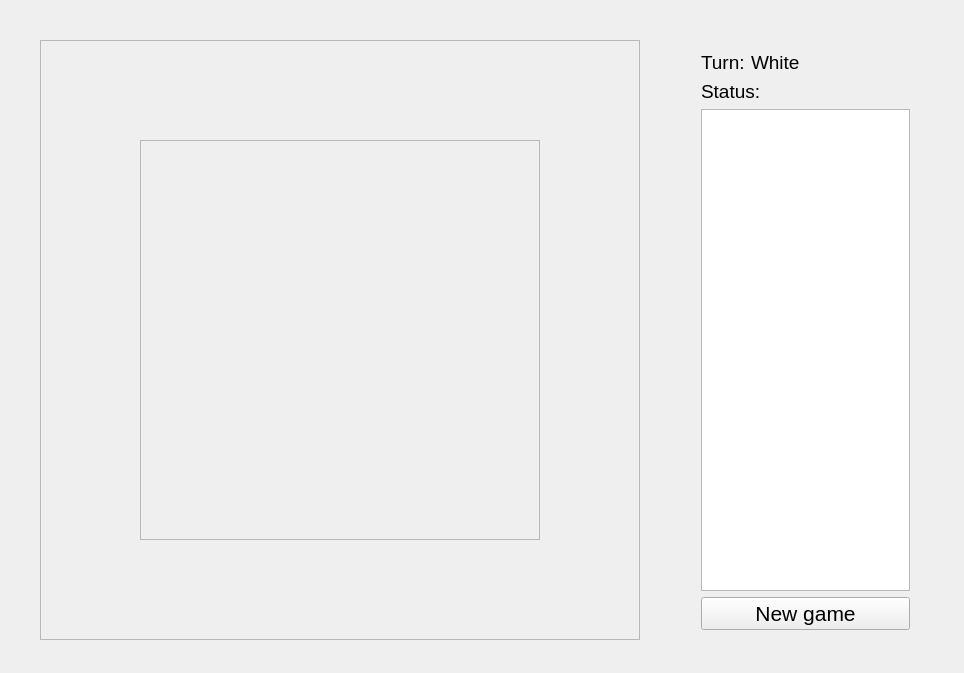
<?xml version="1.0" encoding="UTF-8"?>
<ui version="4.0">
 <class>Widget</class>
 <widget class="QWidget" name="Widget">
  <property name="geometry">
   <rect>
    <x>0</x>
    <y>0</y>
    <width>964</width>
    <height>673</height>
   </rect>
  </property>
  <property name="windowTitle">
   <string>Widget</string>
  </property>
  <widget class="QFrame" name="frame">
   <property name="geometry">
    <rect>
     <x>40</x>
     <y>40</y>
     <width>600</width>
     <height>600</height>
    </rect>
   </property>
   <property name="frameShape">
    <enum>QFrame::StyledPanel</enum>
   </property>
   <property name="frameShadow">
    <enum>QFrame::Raised</enum>
   </property>
   <widget class="QFrame" name="chessboard_frame">
    <property name="geometry">
     <rect>
      <x>100</x>
      <y>100</y>
      <width>400</width>
      <height>400</height>
     </rect>
    </property>
    <property name="frameShape">
     <enum>QFrame::StyledPanel</enum>
    </property>
    <property name="frameShadow">
     <enum>QFrame::Raised</enum>
    </property>
   </widget>
  </widget>
  <widget class="QWidget" name="">
   <property name="geometry">
    <rect>
     <x>690</x>
     <y>40</y>
     <width>231</width>
     <height>601</height>
    </rect>
   </property>
   <layout class="QVBoxLayout" name="verticalLayout">
    <item>
     <layout class="QHBoxLayout" name="horizontalLayout">
      <item>
       <widget class="QLabel" name="label">
        <property name="font">
         <font>
          <pointsize>14</pointsize>
         </font>
        </property>
        <property name="text">
         <string>Turn:</string>
        </property>
       </widget>
      </item>
      <item>
       <widget class="QLabel" name="turn_label">
        <property name="font">
         <font>
          <pointsize>14</pointsize>
         </font>
        </property>
        <property name="text">
         <string>White</string>
        </property>
       </widget>
      </item>
      <item>
       <spacer name="horizontalSpacer">
        <property name="orientation">
         <enum>Qt::Horizontal</enum>
        </property>
        <property name="sizeHint" stdset="0">
         <size>
          <width>40</width>
          <height>20</height>
         </size>
        </property>
       </spacer>
      </item>
     </layout>
    </item>
    <item>
     <layout class="QHBoxLayout" name="horizontalLayout_2">
      <item>
       <widget class="QLabel" name="label_3">
        <property name="font">
         <font>
          <pointsize>14</pointsize>
         </font>
        </property>
        <property name="text">
         <string>Status:</string>
        </property>
       </widget>
      </item>
      <item>
       <widget class="QLabel" name="status_label">
        <property name="font">
         <font>
          <pointsize>14</pointsize>
         </font>
        </property>
        <property name="text">
         <string/>
        </property>
       </widget>
      </item>
      <item>
       <spacer name="horizontalSpacer_2">
        <property name="orientation">
         <enum>Qt::Horizontal</enum>
        </property>
        <property name="sizeHint" stdset="0">
         <size>
          <width>40</width>
          <height>20</height>
         </size>
        </property>
       </spacer>
      </item>
     </layout>
    </item>
    <item>
     <widget class="QListView" name="listView"/>
    </item>
    <item>
     <widget class="QPushButton" name="pushButton">
      <property name="font">
       <font>
        <pointsize>16</pointsize>
       </font>
      </property>
      <property name="text">
       <string>New game</string>
      </property>
     </widget>
    </item>
   </layout>
  </widget>
 </widget>
 <layoutdefault spacing="6" margin="11"/>
 <resources/>
 <connections/>
</ui>
